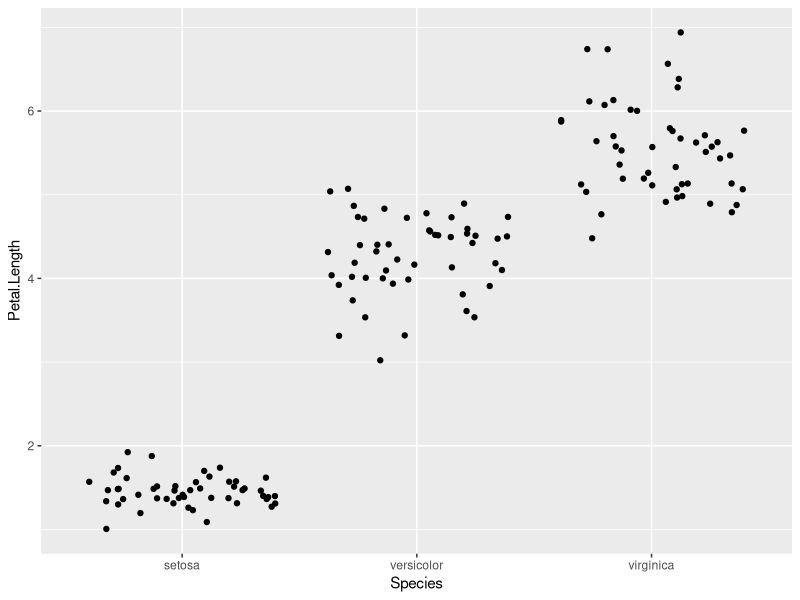
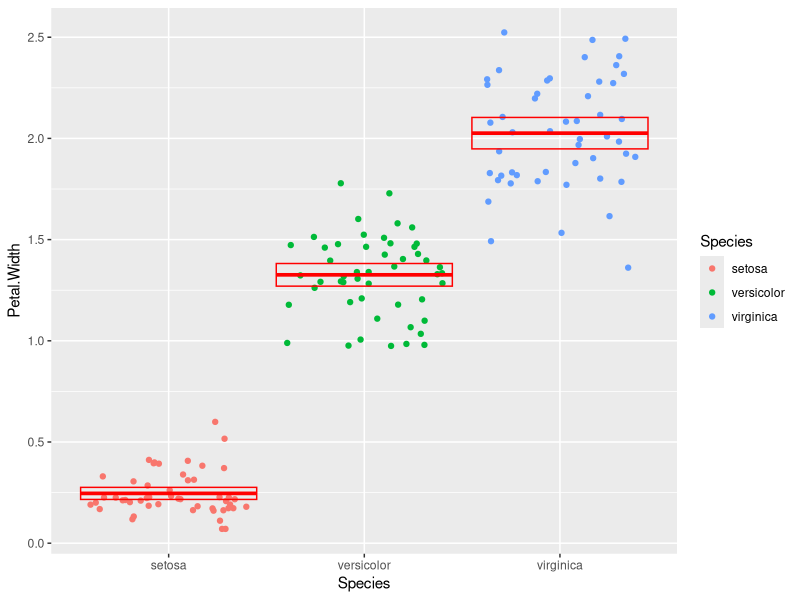
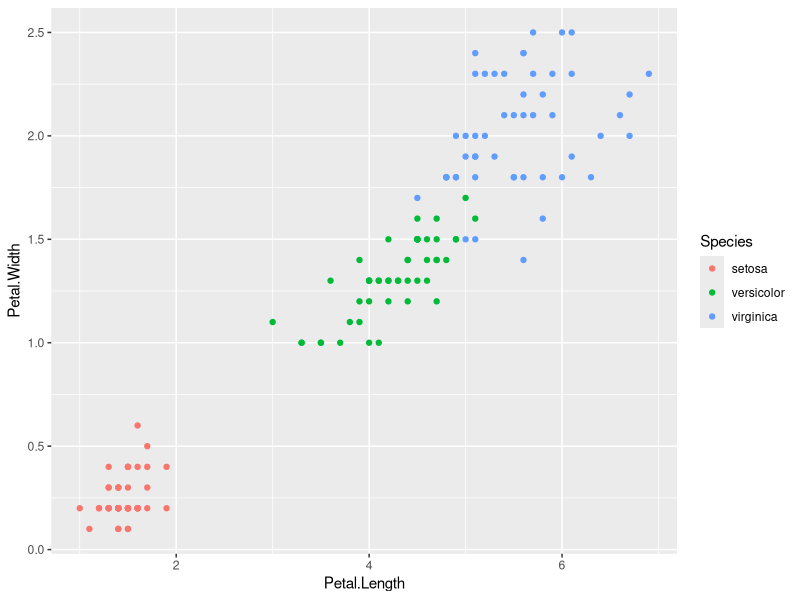

Write the R code that produced these figures, in order.
## ---- chunk 1
library(tidyverse)
iris <- as_tibble(iris) # so it prints a little nicer
## ---- chunk 2
rename(
  iris,
  sepal_length = Sepal.Length,
  sepal_width = Sepal.Width,
  petal_length = Petal.Length,
  petal_width = Petal.Width
)

## ---- chunk 3
mutate(
  iris,
  Sepal.Length = Sepal.Length * 10,
  Sepal.Width = Sepal.Width * 10,
  Petal.Length = Petal.Length * 10,
  Petal.Width = Petal.Width * 10
)
## ---- chunk 4
iris_area <-
mutate(iris,
       Sepal_area = Sepal.Length * Sepal.Width,
       petal_area = Petal.Length * Petal.Width)
select(iris_area,Sepal_area,petal_area)
## ---- chunk 5
summarize(
  iris,
  sampl_size = n(),
  max = max(Sepal.Length),
  min = min(Sepal.Length),
  range = max-min,
  median = median(Sepal.Length),
  q1 = quantile(Sepal.Length, probs=0.25),
  q3 = quantile(Sepal.Length, probs=0.75),
  iqr = IQR(Sepal.Length)
)
## ---- chunk 6
iris_grouped <- group_by(iris,Species)
iris_grouped

iris_summarised<-
summarise(
  iris_grouped,
  sample_size = n(),
  mean = mean(Petal.Width),
  sd = sd(Petal.Width),
  var = var(Petal.Width),
  stderr = sd / sqrt(sample_size),
  ci_upper = mean + 2 * stderr,
  ci_lower = mean - 2 * stderr
)
iris_summarised
## ---- chunk 7
ggplot(data=iris)+geom_jitter(aes(y=Petal.Length,x=Species))

## ---- chunk 8
ggplot(data=iris)+geom_jitter(aes(y=Petal.Width,x=Species, color=Species)) +
geom_crossbar(
  data = iris_summarised,
  mapping = aes(x = Species, y = mean, ymax = ci_upper,
                ymin = ci_lower),
  color = "red"
)
## ---- chunk 9
ggplot(data = iris) +
  geom_point(mapping = aes(x = Petal.Length , y = Petal.Width, color = Species))
